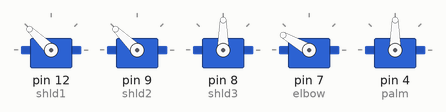
A sketch run on a simulated Arduino Uno, built with avr-gcc and run on an emulated ATmega328P. On the bench: 5 × servo.

Above: at 0.1 s.
At 4.1 s:
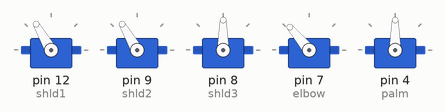
At 10.1 s:
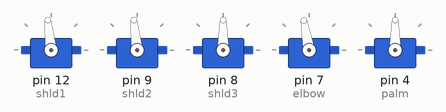
At 16.1 s:
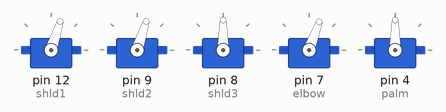
At 22.1 s:
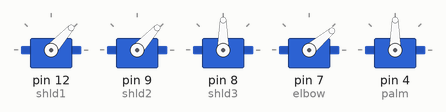
Timing chart, 0 to 23.6 s (numbered marks = the images above):
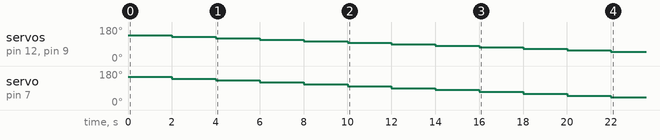

The sketch:

height_maintain1.ino
```cpp
#include <Servo.h>

Servo shld1;
Servo shld2;
Servo shld3;
Servo elbow;
Servo palm;

//int shld[6] = {70,80,90,100,110,120};
//int elbow[6] = {68,76,84,92,100,108};
int shld=136;
int el=150;
void setup()
{
 shld1.attach(12);
 shld2.attach(9);
 shld3.attach(8);
 elbow.attach(7);
 palm.attach(4);

 shld3.write(90);
 while(el>30)
 {
 shld1.write(shld);
 shld2.write(shld);
 elbow.write(el);
 shld=shld-8;
 el=el-10;
 delay(2000);
 }
}


void loop()
{

}
```
